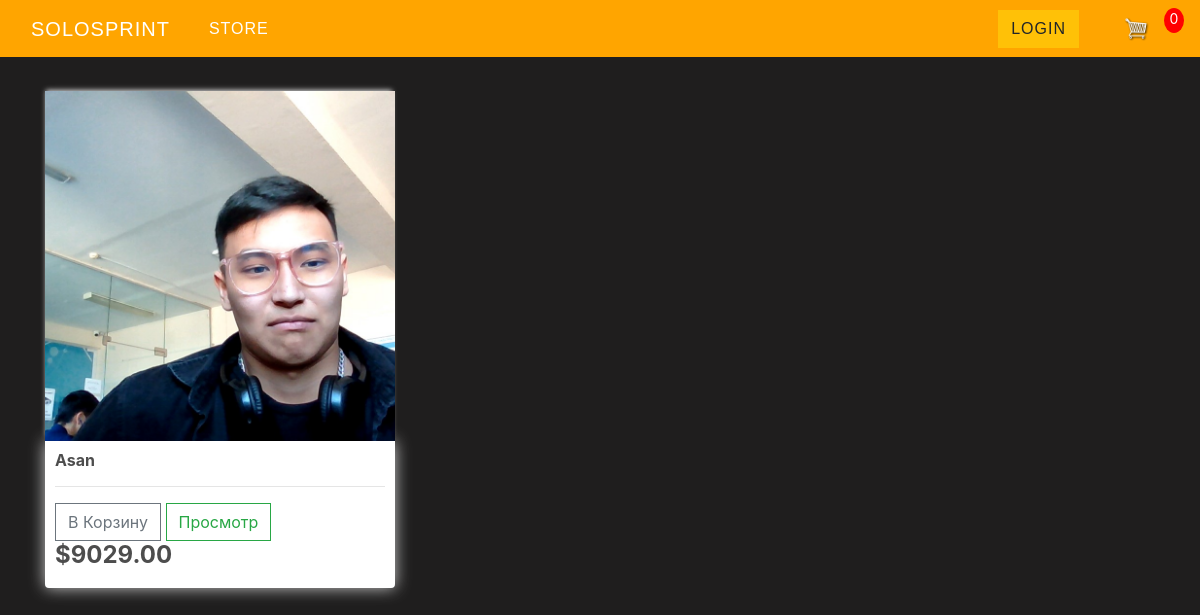
/, run on an earlier commit of the app's database.
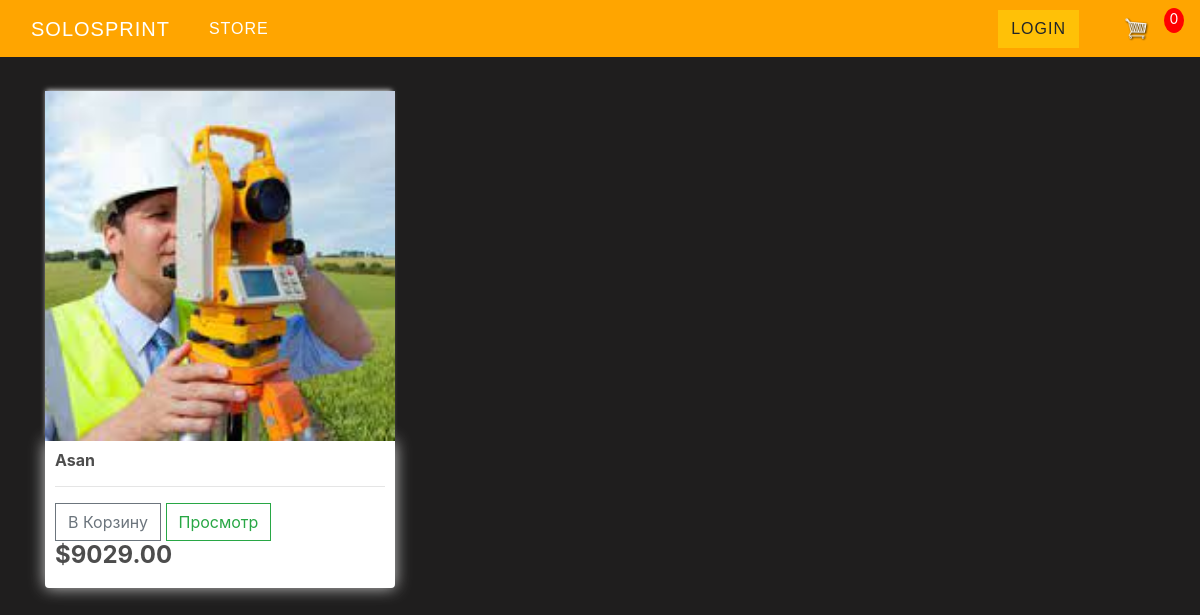
And on a later commit of the database.
### main/models.py (models this page shows, shortened)
class Product(models.Model):
    name = models.CharField(max_length=200, null=True)
    price = models.DecimalField(max_digits=7, decimal_places=2)
    availability = models.BooleanField(default=False, null=True, blank=False)
    image = models.ImageField(null=True, blank=True)
    @property
    def imageURL(self):
        try:
            url = self.image.url
        except:
            url = ''
        return url

### main/views.py (the view)
# urls.py: path('', views.store, name="store"),
def store(request):
	products = Product.objects.all()
	context = {'products' : products}
	return render(request, 'main/store.html', context)

### main/templates/main/store.html
{% extends 'main/main.html' %}
{% load static %}
{% block content %}
    <div class="row">
        {% for product in products %}
        <div class="col-lg-4">
            <img class="thumbnail" src="{{product.imageURL}}">
            <div class="box-element product">
                <h6><strong>{{product.name}}</strong></h6>
                <hr>
                <button  class="btn btn-outline-secondary add-btn">В Корзину</button>
                <a class="btn btn-outline-success" href="#">Просмотр</a>
                <h4 style="display: inline-block; right: 100px;"><strong>${{product.price|floatformat:2}}</strong></h4>
            </div>
        </div>
        {% endfor %}
    </div>
{% endblock content %}

What changed in the data, as far as the page shows it:
changed Product "Asan": imageURL: a different picture
